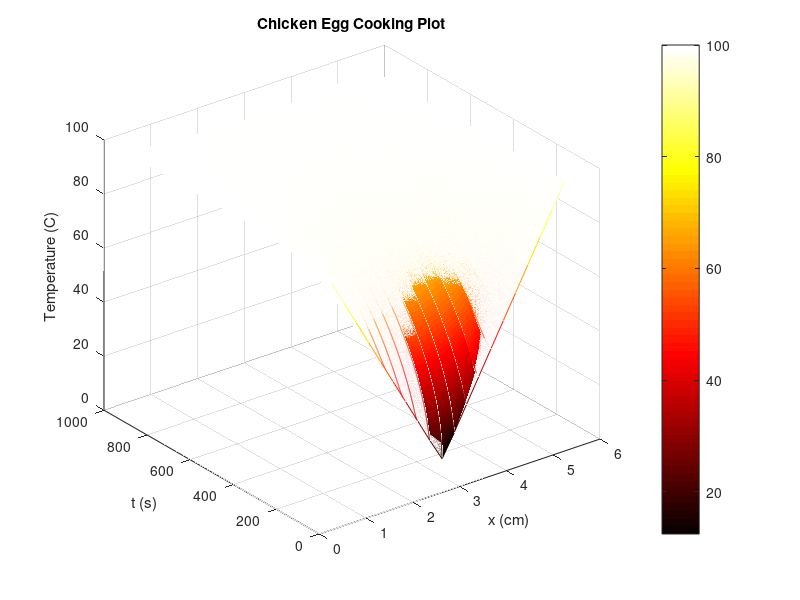

MATLAB code for this plot: (Note: this script raises an error after producing the figure.)
%%ME303 Project 2 Part 1 - Jacob Chartrand, Evan Bernat, Jared Elliott,
%%Chris Gosk
clear all
close all
clc

%Assumptions
k = 0.009911; %Average thermal conductivity of egg, W/(C^-1*cm^-1)
D = 5.25; %Egg diameter as average of egg width and height, cm
R = D/2; %x in (0,R), cm
temp_w = 100; %Water temperature
temp_egg = 12; %Inital egg temperature

%Initilization
T = 900; %t in (0,T)
N = 20; %Space resolution
M = 5000; %Time resolution
dx = D/N; dt = T/M; %Grid spacing
alpha = k*dt/dx^2;

%Node Position
for i = 1:N+1
x(i) = (i-1)*dx;
end

%IC
for i = 1:N+1
T0(i) = abs(((temp_w - temp_egg)/R)*(x(i)-R)) + temp_egg;
end

%Explicit method PDE solving 
for j = 1:M %Time
for i = 2:N %Space
T1(i) = T0(i) + alpha*(T0(i+1)-2*T0(i)+T0(i-1));
end

T1(1) = 100;
T1(N+1) = 100;

T0 = T1;
Temp(j,:) = T1;
end

%% Finish Time Calculation

midpoint = round(N/2); %Midpoint of space resolution

finish_temp = find(Temp(:,midpoint)>80); %Vector containing indices where
                                    %midpoint is above 80C

finish_time = ((finish_temp(1)/M)*T)+10 %Calculates done time

%% Plotting
[X,Y] = meshgrid(0:dx:D,dt:dt:T);
mesh(X,Y,Temp); colormap('hot');
title('Chicken Egg Cooking Plot')
xlabel('x (cm)')
ylabel('t (s)')
zlabel('Temperature (C)')
colorbar

done_plane = patch([0,0,D,D],[finish_time,finish_time,finish_time,finish_time],[100,0,0,100],'k',"FaceAlpha",'0.5');
view(3);
legend([done_plane],'Done Time' )
